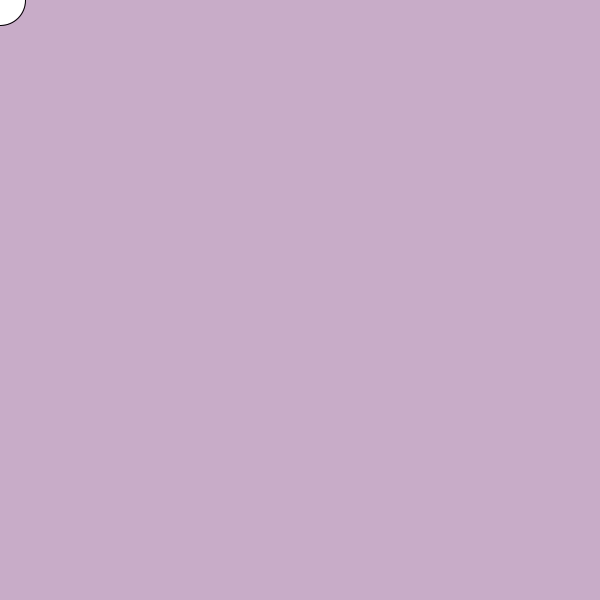
Frame 1 (no input)
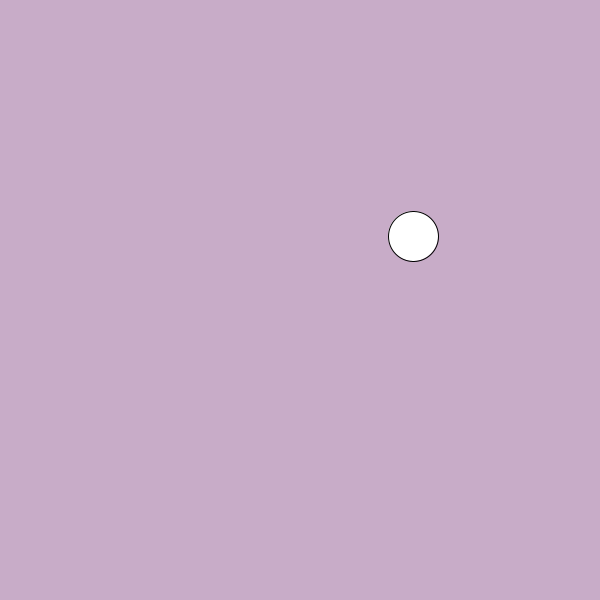
Frame 60 (the mouse pressed at the canvas centre just before this capture)
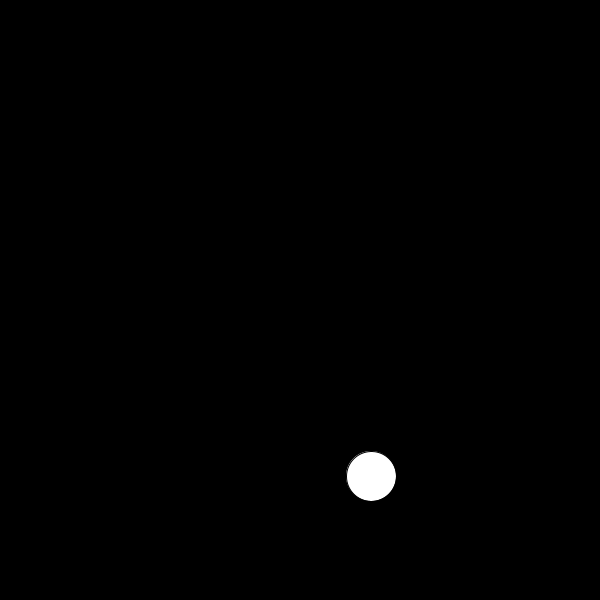
Frame 120 (the mouse held since frame 60 and released just before this capture)

The Processing sketch that drew these frames (run headless with seeded random() and noise(); from frame 60 on, the mouse is pressed at the canvas centre):

// Processing sketch: Reverse_Engineering_ball_background_change
// ── Reverse_Engineering_ball_background_change.pde
int x = 0;
int y = 0;

int dx = 7;
int dy = 4;
int r = 200;
int g = 172;
int b = 200;

void setup() {
  size(600,600);
}

void  draw() {
  background(r,g,b);
  circle (x, y,  50);
  x = x + dx;
  y = y + dy;
  
  
 if (x >= 600) { 
  dx = -dx;
}
if(x >= 600) {
 r = 0;
 g = 0;
 b = 0;
}
if (x == 0) {
  //dx = dx + 3;
  dx = 7;
} 
if (x ==0) {
  r = 50;
  g = 200;
  b = 50;
}
if (y >= 600) {
  dy = -dy;
}
if (y >= 600) {
  r = 50;
  g = 150;
  b = 255;
}
if (y == 0) {
  dy = 4;  
}  
if (y == 0) {
  r = 100;
  g = 255;
  b = 255;
}
}
